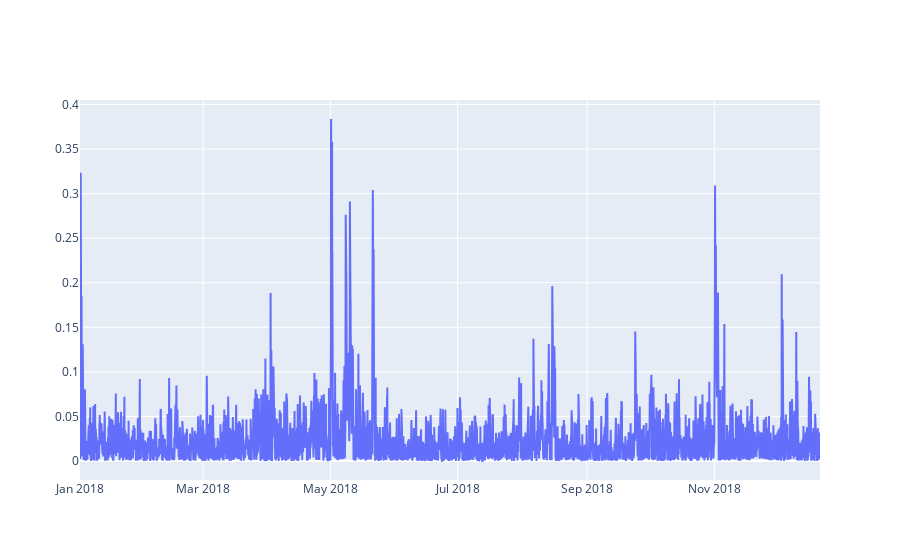

Write notebook code for a chart like this one.
### Markdown cell above
Pour inspecter dynamiquement des visualisations, la librairie plotly se révèle très utile.
Ci-dessous vous pouvez identifier les jours et heures qui présentent les erreurs les plus importantes pour ensuite imaginer ce qui a pu pêcher.

### Code cell
iplot([{"x": y_test_full['ds'], "y": relative_error_on_test}])

### Figure 1 — Plotly figure (JSON) as saved in the notebook; plotly's stock layout.template omitted (floating-point values rounded to 4 significant figures; data arrays with more than 128 entries replaced by an {"elided": "..."} marker saying what was removed)
{"data": [{"type": "scatter", "x": {"elided": "8512 str values"}, "y": {"elided": "8512 float values"}}], "layout": {}}
